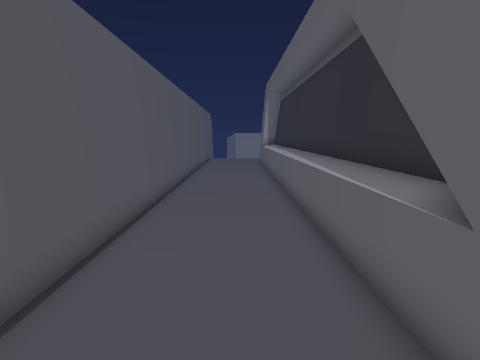
[1] (above)

15 first-person views from a walk through a 3-D level made in the Unity game engine. The camera is 1.2 m above the floor, tilts 8° down and sees 75° across. The floor is counted in squares, 0.5 m on a side. Each view is taken from the middle of a square. On the plan, view 1 faces up. The plan holds only what a view shows up to about 19 squares ahead; the rest is blank. The place goes on beyond the plan. The player character is not drawn.

[2]
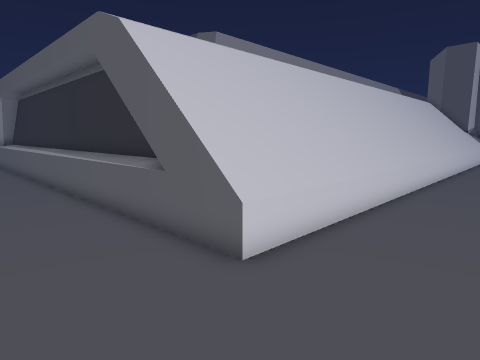

[3]
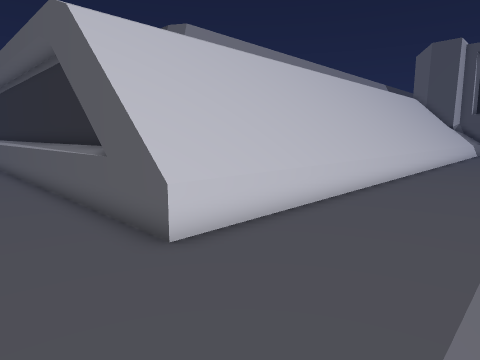

[4]
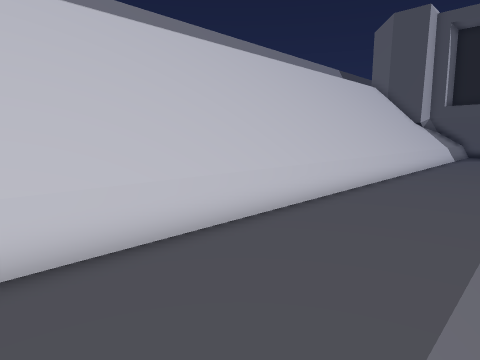

[5]
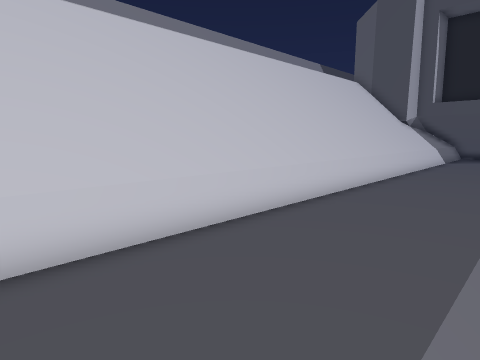

[6]
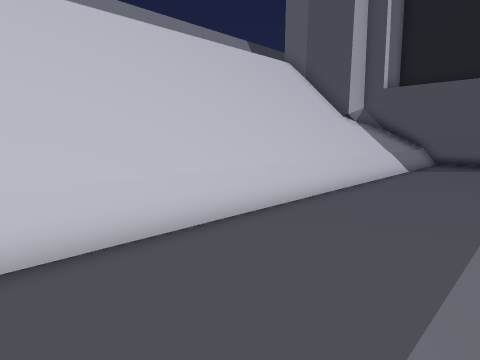

[7]
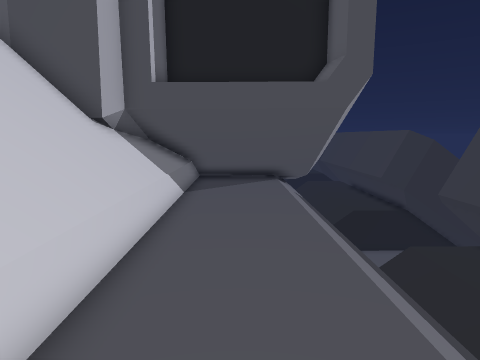

[8]
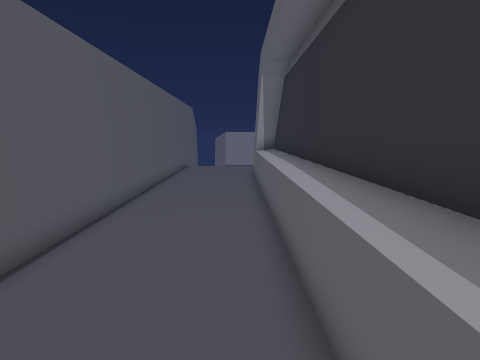

[9]
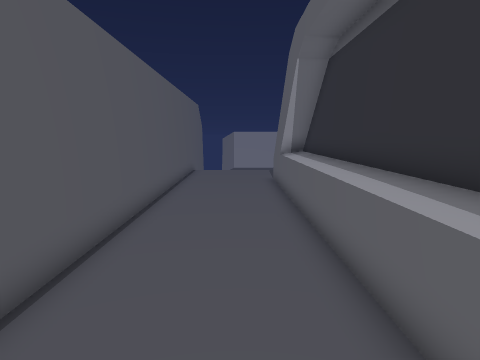

[10]
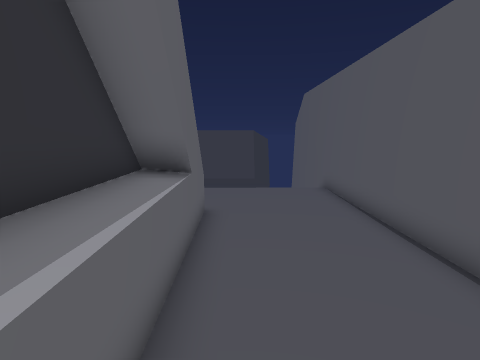

[11]
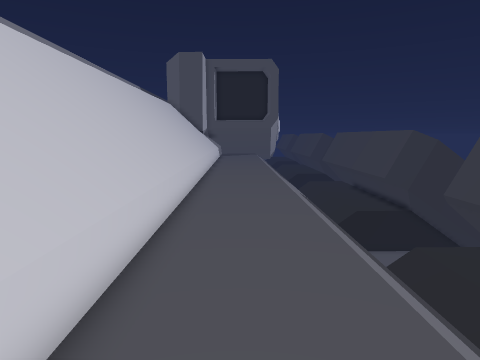

[12]
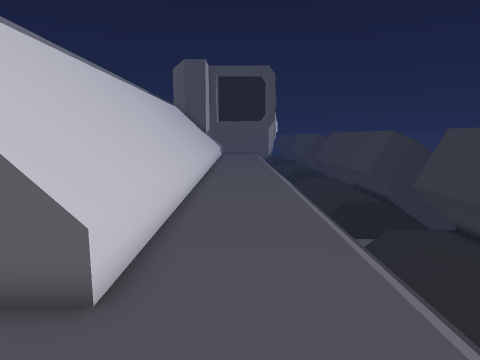

[13]
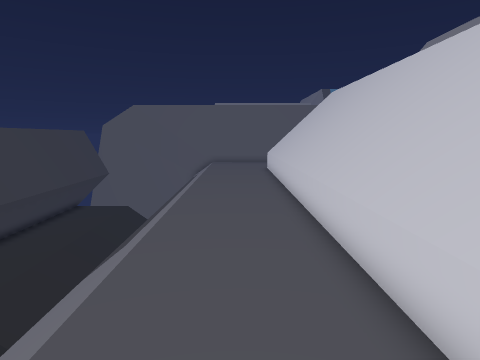

[14]
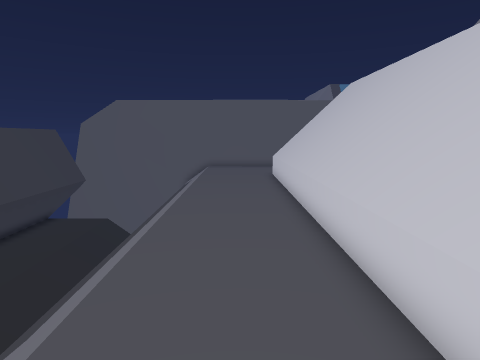

[15]
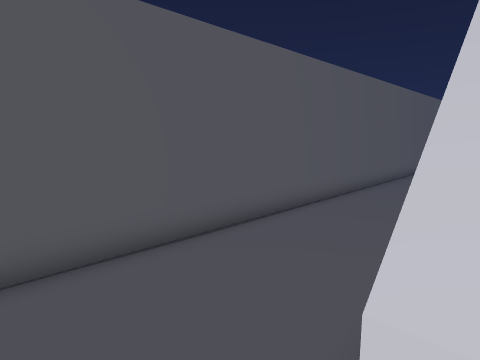

### Floor plan
Key: @ floor where view 1 was taken; # wall or solid block; . floor; / step, stairs or slope; = window, fence, low wall or low ledge; ^ raised ledge; v drop or lower ground.
Columns run from 4 left of view 1 to 38 right of it. Each row starts with its distance up from view 1.
 26 ##....##
 25 ##....=#
 24 ##....=#
 23 ##....^#
 22 ##....^#
 21 ##....^#
 20 ##....^#
 19 ##....^#
 18 ##....^#
 17 ##....^#
 16 ##....^#
 15 ##....^#
 14  #....^#
 13  #....^#
 12  #....^#
 11  #....^#
 10  #....^#
  9  #....^#
  8  #....^#
  7  #....^#
  6  #....^#
  5  #....=#
  4  #....##
  3  #....^#   ^^^^^^^^^^^^^^^^^^^^^^^^^^^#
  2  #....^^^^^^^^^^^^^^^^^^^^^^^^^^^^^^^^##
  1  #....^^^^^^^^^^^^^^^^^^^^^^^^^^^^^^^^^#
  0  #..@..^^^^^^^^^^^^^^^^^^^^^^^^^^^^...=#
 -1  #.....................................#
 -2  #.....................................#
 -3  #.....................................#
 -4  #.....................................###
 -5  # / /////////////////////////  /////////##
 -6  #    vvvvvvvvvvvvvvvvvvvvv      vvvvvvvvv#
 -7  #

Positions as (right, up) in squares from view 1, and headings:
1: (0, 0), facing up
2: (-2, -4), facing up-right
3: (-1, -5), facing up-right
4: (9, -5), facing up-right
5: (12, -5), facing up-right
6: (20, -5), facing up-right
7: (25, -2), facing right
8: (1, 9), facing up
9: (0, 12), facing up
10: (1, 10), facing down
11: (1, -2), facing right
12: (-2, -2), facing right
13: (26, -2), facing left
14: (22, -2), facing left
15: (3, -2), facing up-left
